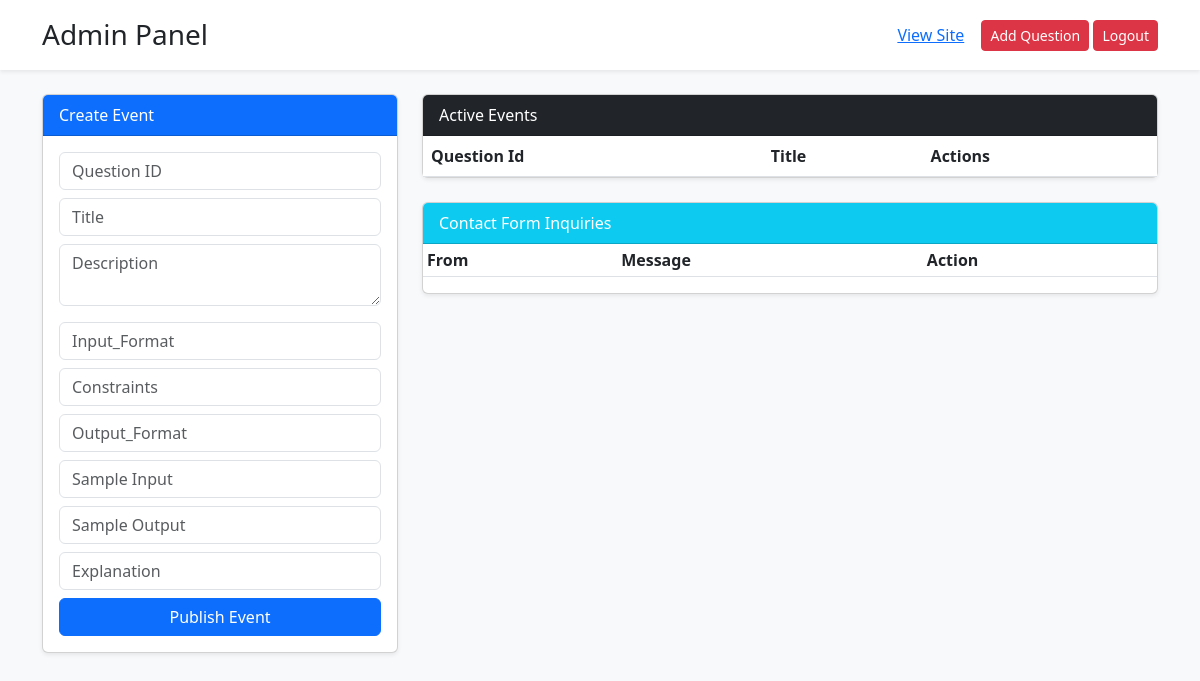
Page /admin (signed in) on the earlier database version.
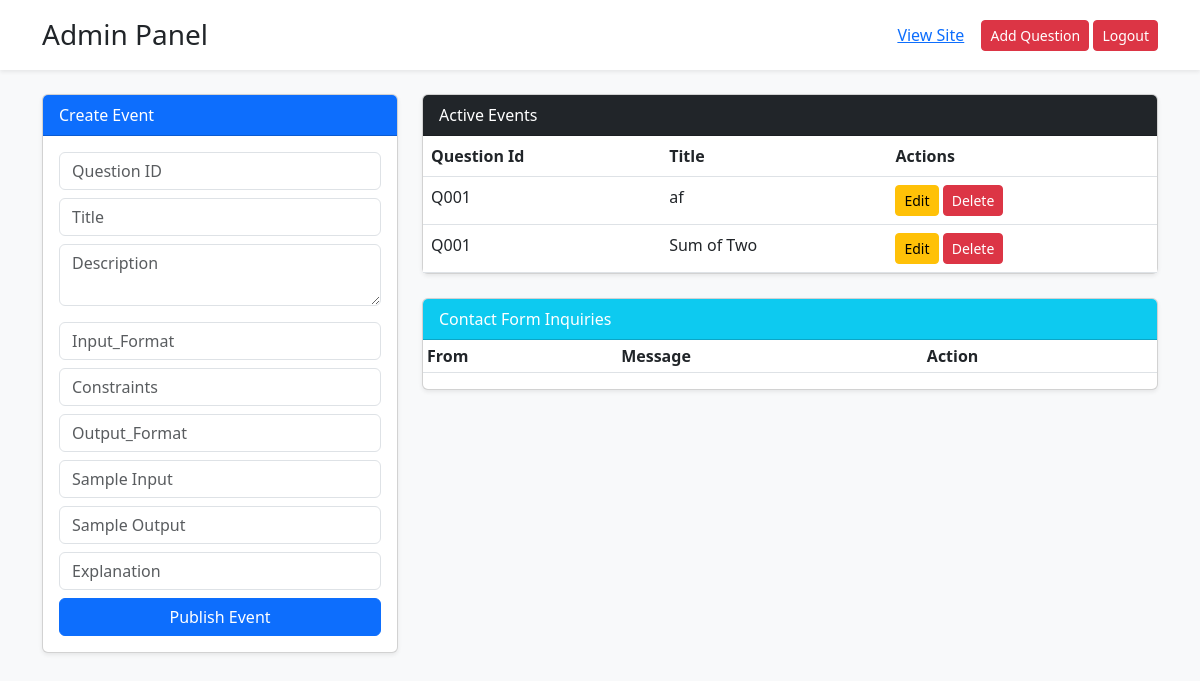
Same page on the later database version.
### app.py (models this page shows)
class Question(db.Model):
    id = db.Column(db.Integer, primary_key=True)
    question_id = db.Column(db.String(10))
    title = db.Column(db.String(50))
    description = db.Column(db.Text)
    input_format = db.Column(db.String(100))
    constraints = db.Column(db.String(100))
    output_format = db.Column(db.String(100))
    sample_input = db.Column(db.String(100))
    sample_output = db.Column(db.String(100))
    explanation = db.Column(db.Text)

### app.py (the view)
@app.route('/admin')
@login_required
def admin_panel():
    events = Event.query.all()
    messages = Message.query.all()
    questions = Question.query.all()
    return render_template('admin.html', events=events, messages=messages, questions=questions)

### app.py (called while the page is built)
@login_manager.user_loader
def load_user(user_id):
    return User.query.get(int(user_id))

### templates/admin.html (shortened to what this page needs)
<!DOCTYPE html>
<html lang="en">
<head>
    <link href="https://cdn.jsdelivr.net/npm/bootstrap@5.3.0/dist/css/bootstrap.min.css" rel="stylesheet">
</head>
<body class="bg-light">
    <div class="container-fluid bg-white shadow-sm mb-4 p-3">
        <div class="container d-flex justify-content-between align-items-center">
            <h3 class="m-0 text-dark">Admin Panel</h3>
            <div>
                <a href="/student_problem_view" class="btn btn-link">View Site</a>
                <a href="/admin/question_add" class="btn btn-danger btn-sm">Add Question</a>
                <a href="/logout" class="btn btn-danger btn-sm">Logout</a>
            </div>
        </div>
    </div>
    <div class="container">
        <div class="row">
            <div class="col-lg-4">
                <div class="card mb-4 shadow-sm">
                    <div class="card-header bg-primary text-white">Create Event</div>
                    <div class="card-body">
                        <form action="/admin/question_add" method="POST">
                            <input type="text" name="question_id" class="form-control mb-2" placeholder="Question ID" required>
                            <input type="text" name="title" class="form-control mb-2" placeholder="Title" required>
                            <textarea name="description" class="form-control mb-3" placeholder="Description"></textarea>
                            <input type="text" name="input_format" class="form-control mb-2" placeholder="Input_Format" required>
                            <input type="text" name="constraints" class="form-control mb-2" placeholder="Constraints" required>
                            <input type="text" name="output_format" class="form-control mb-2" placeholder="Output_Format" required>
                            <input type="text" name="sample_input" class="form-control mb-2" placeholder="Sample Input" required>
                            <input type="text" name="sample_output" class="form-control mb-2" placeholder="Sample Output" required>
                            <input type="text" name="explanation" class="form-control mb-2" placeholder="Explanation" required>
                            <button class="btn btn-primary w-100">Publish Event</button>
                        </form>
                    </div>
                </div>
            </div>
            <div class="col-lg-8">
                <div class="card shadow-sm mb-4">
                    <div class="card-header bg-dark text-white">Active Events</div>
                    <div class="table-responsive">
                        <table class="table table-hover mb-0">
                            <thead><tr><th>Question Id</th><th>Title</th><th>Actions</th></tr></thead>
                            <tbody>
                                {% for q in questions %}
                                <tr>
                                    <td>{{ q.question_id }}</td>
                                    <td>{{ q.title }}</td>
                                    <td>
                                        <a href="/admin/update/{{ q.id }}" class="btn btn-warning btn-sm">Edit</a>
                                        <a href="/admin/delete_event/{{ q.id }}" class="btn btn-danger btn-sm">Delete</a>
                                    </td>
                                </tr>
                                {% endfor %}
                            </tbody>
                        </table>
                    </div>
                </div>
                <div class="card shadow-sm">
                    <div class="card-header bg-info text-white">Contact Form Inquiries</div>
                    <div class="table-responsive">
                        <table class="table table-sm">
                            <thead><tr><th>From</th><th>Message</th><th>Action</th></tr></thead>
                        </table>
                    </div>
                </div>
            </div>
        </div>
    </div>
</body>
</html>

Differences in the rows shown:
added Question: question_id "Q001", title "af"
added Question: question_id "Q001", title "Sum of Two"
